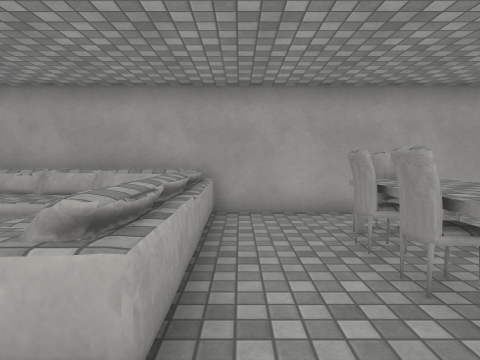
view 1 (above)

20 first-person views from a walk through a 3-D level made in the Unity game engine. The camera is 1.3 m above the floor, tilts 4° down and sees 75° across. Doors are open. The floor is counted in squares, 1 m on a side. Each view is taken from the middle of a square. On the plan, view 1 faces up. The plan holds only what a view shows up to about 14 squares ahead; the rest is blank. The player is left out. Some animated figures are not drawn. Surface patterns are stand-ins for the level's own textures.

view 2
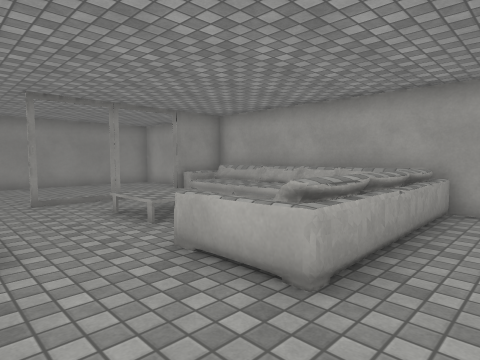

view 3
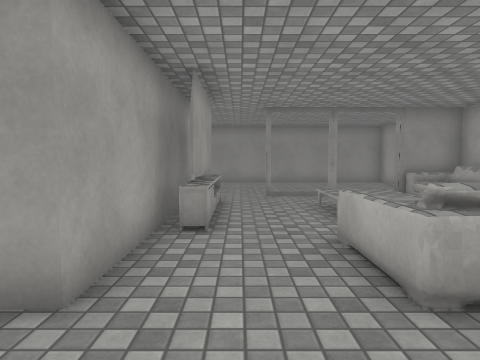

view 4
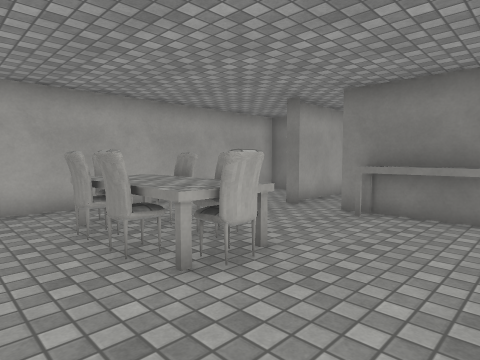

view 5
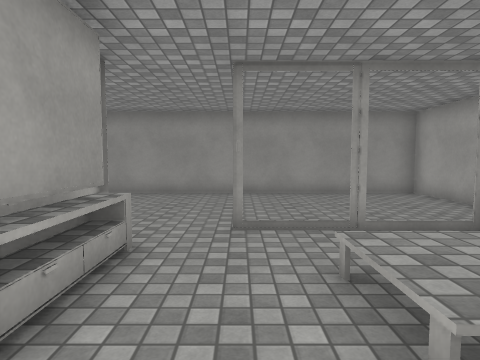

view 6
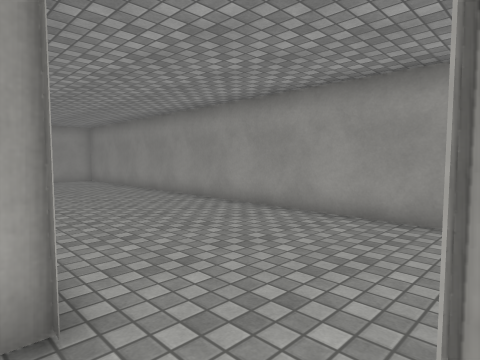

view 7
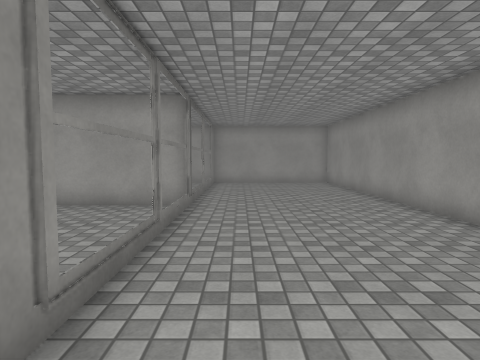

view 8
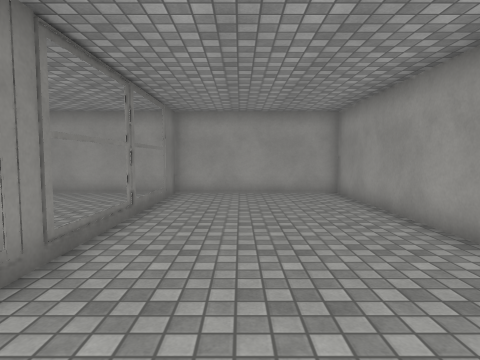

view 9
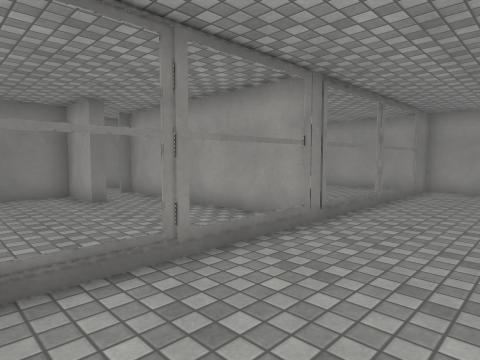

view 10
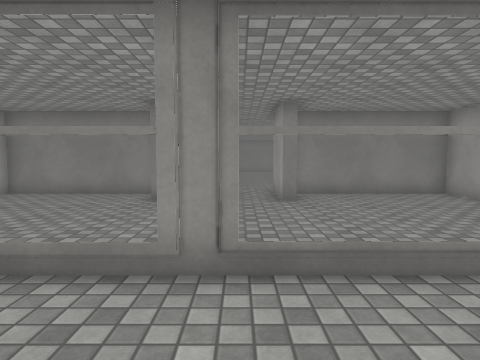

view 11
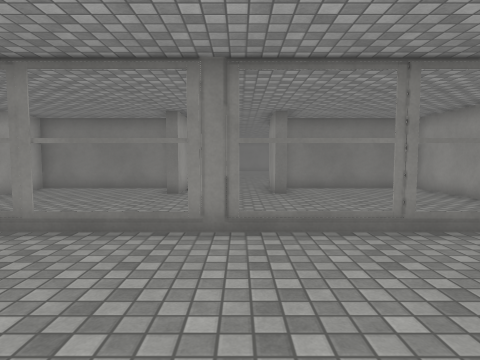

view 12
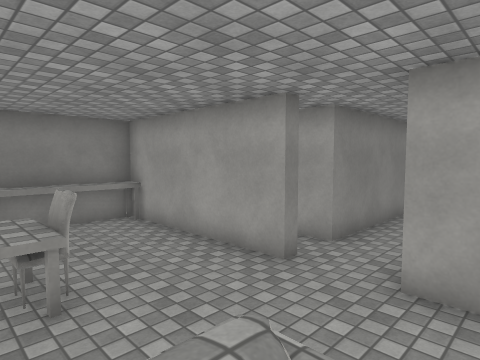

view 13
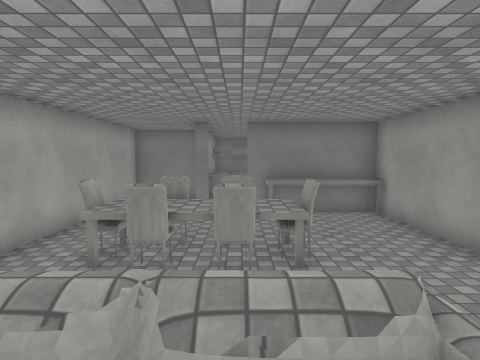

view 14
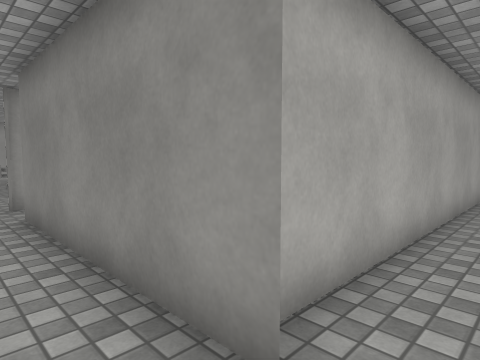

view 15
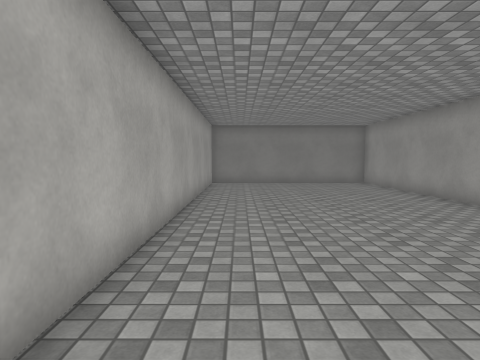

view 16
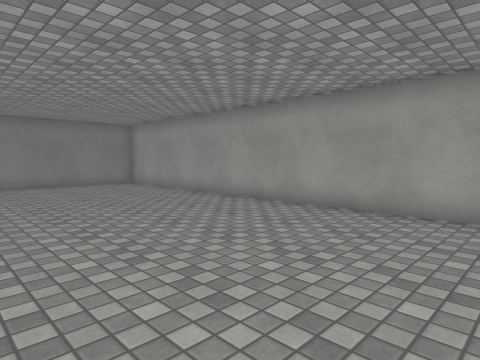

view 17
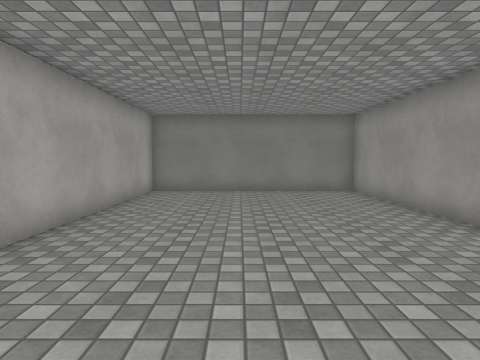

view 18
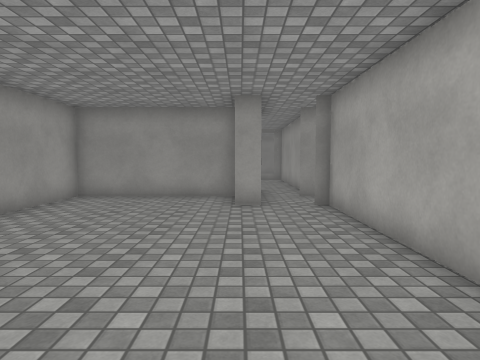

view 19
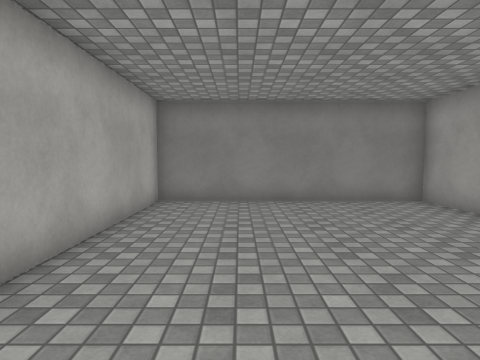

view 20
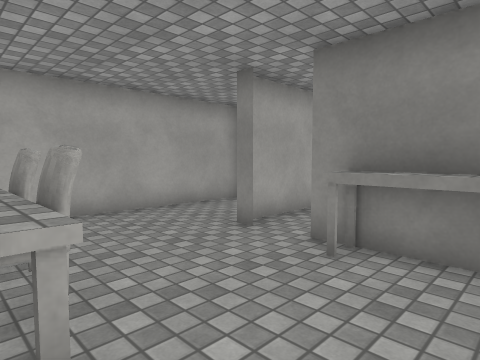

### Floor plan
Key: @ floor where view 1 was taken; # wall or solid block; . main floor; : floor 0.5 m higher than the main floor; / step, stairs or slope; D open door; = window, fence, low wall or low ledge; C chair; O other object.
Columns run from 15 left of view 1 to 18 right of it. Each row starts with its distance up from view 1.
  8 ####  #      ##############
  7 #.... ########=...........#
  6 #.....#/::::: =...C.......#
  5 #...... .     =..COC.....##
  4 #...... ..    =..COC..###
  3 #.....#..OO ///..COC..##
  2 #...........==/..OC...O#
  1 #.....D...............O#
  0 #.....D........@......O#
 -1 #.....D=OOOO..........O#
 -2 #.....#########..#######
 -3 #.....#       #..#
 -4 #.....#       #..#
 -5 #.....#       #..#
 -6 #.....#       #..#
 -7 #.....#       #..#
 -8 #.....#       #..#
 -9 #.....#       #.##################
-10 #.....#       #..................#
-11 #.....#       #..................#
-12 #.....#       ###................#
-13 #.....#       #..................#
-14 #.....#       #..................#
-15 #.....#       #..................#
-16 #.....#       #..................#
-17 #.....#       #..................#
-18 #######       ####################

Where each view was taken, in squares from view 1:
view 1: 0 up, 0 right, facing up
view 2: 1 down, 1 right, facing up-left
view 3: 0 up, 2 right, facing left
view 4: 1 down, 0 right, facing up-right
view 5: 1 up, 3 left, facing left
view 6: 1 up, 8 left, facing down-left
view 7: 1 down, 10 left, facing down
view 8: 6 down, 11 left, facing down
view 9: 4 down, 12 left, facing down-right
view 10: 10 down, 12 left, facing right
view 11: 10 down, 14 left, facing right
view 12: 3 up, 2 left, facing down-right
view 13: 3 up, 3 left, facing right
view 14: 11 down, 0 right, facing up-right
view 15: 11 down, 1 right, facing right
view 16: 10 down, 2 right, facing down-right
view 17: 13 down, 5 right, facing right
view 18: 12 down, 10 right, facing left
view 19: 12 down, 8 right, facing right
view 20: 0 up, 3 right, facing up-right
